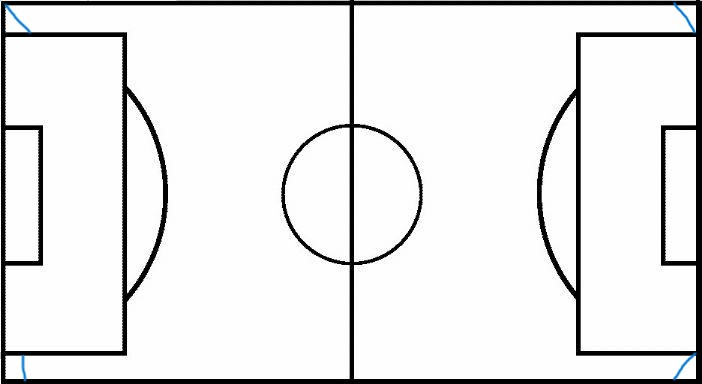
#> input picture images/0.jpg, 702 x 384 px
$ jupyter execute --allow-errors New.ipynb
#> lines starting #> are read from the running program, lines starting #| are printed output that depends on the picture; after the words box and inside, x2 and y2 are one past the last pixel; in counts of white or black regions, pixels touching at a corner belong together; long printed decimals are rounded
### utils.py
import math
import numpy as np
import cv2 as cv
from sklearn.cluster import KMeans


# [17 lines left out: function image_resizer, not called in this run]


"""
Takes 2 lines that represented by 2 points(a 2D list)
Returns the junction points if it exits, False otherwise
"""
def get_junction(line1, line2):
	xdiff = (line1[0][0] - line1[1][0], line2[0][0] - line2[1][0])
	ydiff = (line1[0][1] - line1[1][1], line2[0][1] - line2[1][1])

	def det(a, b):
		return a[0] * b[1] - a[1] * b[0]

	div = det(xdiff, ydiff)
	if div == 0:
	   return False, False

	d = (det(*line1), det(*line2))
	x = det(d, xdiff) / div
	y = det(d, ydiff) / div
	return int(x), int(y)

"""
	Adds line to the destination frame
	Returns cartesian coordinates of the 2 points that belong to that line
"""
def add_line(lines, i, destination):
	rho = lines[i][0][0]
	theta = lines[i][0][1]
	a = math.cos(theta)
	b = math.sin(theta)
	x0 = a * rho
	y0 = b * rho
	pt1 = (int(x0 + 1000*(-b)), int(y0 + 1000*(a)))
	pt2 = (int(x0 - 1000*(-b)), int(y0 - 1000*(a)))
	cv.line(destination, pt1, pt2, (0,0,255), 1, cv.LINE_AA)
	return pt1, pt2
"""
Paints a rectangle of 4x4 pixel size on the frame with the center given
as x and y.
"""
def mark_point(x, y, frame, rbg=(0,255,0)):
		p1 = (int(x-2),int(y-2))
		p2 = (int(x+2),int(y+2))
		cv.rectangle(frame, p1, p2, rbg, 3, cv.LINE_AA)

"""
Marks all points using mark_point() function
"""
def mark_all(points, frame, rbg=(0,255,0)):
	for p in points:
		mark_point(p[0], p[1], frame,rbg)

"""
Given a list of lines that are represent by 2 2D points
returns all junction points by using get_junction() for each
pair of points
"""
def junctions(lines):
	intersections = []
	for i in range(0,len(lines)-1):
		for j in range(i+1, len(lines)):
			x, y = get_junction(lines[i], lines[j])
			if(x and y):
				intersections.append([x,y])
	return intersections

"""
Applies K-Means on the given list of 2D points. Returns n number of
cluster centers.
"""
def kmeans_centers(points, n):
	if len(points) < n:
		return None
	else:
		arr = np.asarray(points)
		kmeans = KMeans(n_clusters=n, random_state=0).fit(arr)
		return kmeans.cluster_centers_

"""
Weeds out the points that are out of the camera resolution.
"""
def get_noninf(points):
	noninfs = []
	for p in points:
		# This is bad and should be more modular
		if not (p[0] > 638 or p[0] < 0 or p[1] > 478 or p[1] <0):
			noninfs.append(p)
	return noninfs

"""
Calculates the corners for the biggest rectangle in the model image
This should be generalized in decide_points() function but this will
do for now.

Or this could be called for near right angles, camera position exaclty
towards the middle of the field.

Returns top, bot : 2 arrays of size 2 thah each hold 2 points.
Top Left > Top Right : Bottom Left > Bottom Right
"""
def get_model_corners(points):
	top = []
	bot = []
	sum_x = 0
	sum_y = 0
	for p in points:
		sum_x += p[0]
		sum_y += p[1]

	avg_x = sum_x / len(points)
	avg_y = sum_y / len(points)

	for p in points:
		if p[1] > avg_y:	# Y gets bigger at bottom pixels
			bot.append([int(p[0]),int(p[1])])
		else:
			top.append([int(p[0]),int(p[1])])

	if(len(top) >= 5 and len(bot) >= 5):
		top.sort(key = lambda x: x[0])
		bot.sort(key = lambda x: x[0])

		top_corner = [top[0], top[-1]]
		bot_corner = [bot[0], bot[-1]]

		return top_corner, bot_corner
	else:
		return [], []

"""
Calculate the euclidean distance between p1 and p2
"""
def distance(p1, p2):
	xdiff = p1[0] - p2[0]
	ydiff = p1[1] - p2[1]
	return math.sqrt(xdiff**2 + ydiff**2)

"""
Return top, bot : like get_model_lines but for 1-89 and 91-179 degree angles
"""
def get_frame_corners(points):
	top = [[],[]]
	bot = [[],[]]

	if points != []:
		p_min_x = min(points, key = lambda x: x[0])
		p_max_x = max(points, key = lambda x: x[0])
		p_min_y = min(points, key = lambda x: x[1])
		p_max_y = max(points, key = lambda x: x[1])

		top[0] = p_min_x
		top[1] = p_min_y
		bot[0] = p_max_y
		bot[1] = p_max_x

		d_diag = distance(top[0],bot[1])
		d_edge = distance(top[0],top[1])

		if d_edge == 0:
			d_edge = -1
		c = d_diag/d_edge
		print("D/E: ", c)
		if(c > 2):
			top[0] = p_min_y
			top[1] = p_max_x
			bot[0] = p_min_x
			bot[1] = p_max_y

		print("Points on top:", top)
		print("Points on bot:", bot)
		return top, bot
	else:
		return [], []

### New.ipynb
[cell 1]
import cv2

from utils import *
import warnings
import numpy as np
from matplotlib import pyplot as plt

warnings.filterwarnings('ignore')

[cell 2]
# Canny
c_t1 = 50
c_t2 = c_t1 * 3

model_img = cv.imread('images/0.jpg')
#> model_img is the input picture: shape (384, 702, 3); mean B, G, R 232.2, 232.1, 232
model_gray = cv.cvtColor(model_img, cv.COLOR_BGR2GRAY)
model_canny = cv.Canny(model_gray, c_t1, c_t2)
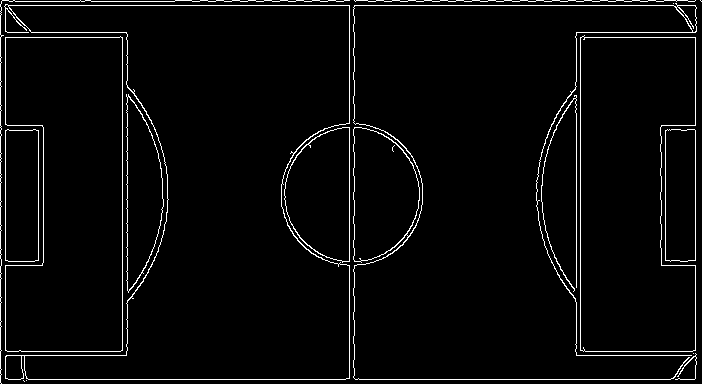
#> model_canny: shape (384, 702); 3.4% white in thin lines or dots
model_lines = cv.cvtColor(model_canny, cv.COLOR_GRAY2BGR)
#> model_lines: shape (384, 702, 3); 3.4% white in thin lines or dots
cv.imwrite("./new/cany-gray.jpg", model_lines)
#> Out = True

[cell 3]
h_theta = np.pi / 180
h_lines = None
h_srn = 0  # divisor for rho
h_stn = 0  # divisor for theta

# Canny
c_t1 = 50
c_t2 = c_t1 * 3

# Process model image=========================
model_img = cv.imread('images/0.jpg')
model_gray = cv.cvtColor(model_img, cv.COLOR_BGR2GRAY)
model_canny = cv.Canny(model_gray, c_t1, c_t2)
model_lines = cv.cvtColor(model_canny, cv.COLOR_GRAY2BGR)
source_lines = cv.HoughLines(model_canny, 1.1, h_theta, 247, h_lines, h_srn, h_stn)
#> source_lines = [[5.5, 1.57], [379.5, 1.57], [1.1, 1.57], [5.5, 0], [348.7, 0], [695.2, 0], [0, 0], [122.1, 0], [579.7, 0], [126.5, 0], [576.4, 0]]

linesP = cv.HoughLinesP(model_canny, 1, np.pi / 180, 50, None, 50, 10)
#> linesP = 26 rows, first 6: [0, 379, 694, 379], [0, 5, 695, 5], [695, 378, 695, 0], [192, 1, 343, 1], [349, 378, 349, 0], [576, 287, 576, 32]
cdstP = np.copy(cv.cvtColor(model_canny, cv.COLOR_GRAY2BGR))

if linesP is not None:
    for i in range(0, len(linesP)):
        l = linesP[i][0]
        cv.line(cdstP, (l[0], l[1]), (l[2], l[3]), (0,0,255), 3, cv.LINE_AA)
#> this loop made 26 passes
#> l on passes 1 to 12: [0, 379, 694, 379], [0, 5, 695, 5], [695, 378, 695, 0], [192, 1, 343, 1], [349, 378, 349, 0], [576, 287, 576, 32], [122, 355, 122, 32], [580, 355, 580, 32], [5, 378, 5, 0], [0, 32, 126, 32], [0, 382, 0, 4], [354, 378, 354, 0]
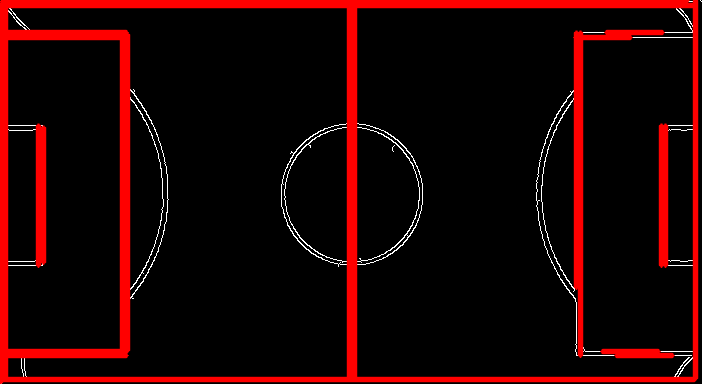
#> cdstP: shape (384, 702, 3); mean of channels 0, 1, 2 2.5, 2.5, 31.7; drawn as B, G, R

cv.imwrite("model_hough_lines(cdstP).png", cdstP)

cartesian_lines = []
if source_lines is not None:
    for i in range(0, len(source_lines)):
        pt1, pt2 = add_line(source_lines, i, model_lines)
        cartesian_lines.append([[pt1[0], pt1[1]], [pt2[0], pt2[1]]])
#> this loop made 11 passes
#> (rho in add_line, theta in add_line, a in add_line, b in add_line, x0 in add_line, y0 in add_line, pt1, pt2) on passes 1 to 9: (5.5, 1.57, -4.37e-08, 1, -2.4e-07, 5.5, (-1000, 5), (999, 5)), (379.5, 1.57, -4.37e-08, 1, -1.66e-05, 379.5, (-1000, 379), (999, 379)), (1.1, 1.57, -4.37e-08, 1, -4.81e-08, 1.1, (-1000, 1), (999, 1)), (5.5, 0, 1, 0, 5.5, 0, (5, 1000), (5, -1000)), (348.7, 0, 1, 0, 348.7, 0, (348, 1000), (348, -1000)), (695.2, 0, 1, 0, 695.2, 0, (695, 1000), (695, -1000)), (0, 0, 1, 0, 0, 0, (0, 1000), (0, -1000)), (122.1, 0, 1, 0, 122.1, 0, (122, 1000), (122, -1000)), (579.7, 0, 1, 0, 579.7, 0, (579, 1000), (579, -1000))
#> after the loop, cartesian_lines = 11 items

print("cartesian_lines:", cartesian_lines)
#> (printed output is left out)
all_intersections = junctions(cartesian_lines)
#> the loop in junctions, `for i in range(0,len(lines)-1):` made 10 passes
#> after the loop in junctions, `for i in range(0,len(lines)-1):`: intersections = [[5, 5], [348, 5], [695, 5], [122, 5], [579, 5], [126, 5], [576, 5], [5, 379], [348, 379], [695, 379], [122, 379], [579, 379], [126, 379], [576, 379], [5, 1], [348, 1], [695, 1], [122, 1], [579, 1], [126, 1], [576, 1]]
#> all_intersections has the same summary as intersections in junctions
print("all_intersections:", all_intersections)
#> (printed output is left out)
cluster_centers = kmeans_centers(all_intersections, 10)
#> in kmeans_centers, `arr = np.asarray(points)`: arr = 21 rows, first 8: [5, 5], [348, 5], [695, 5], [122, 5], [579, 5], [126, 5], [576, 5], [5, 379]
#> cluster_centers = [[577.5, 379], [348, 3], [124, 379], [124, 3], [577.5, 3], [695, 3], [348, 379], [5, 3], [5, 379], [695, 379]]

mark_all(cluster_centers, model_lines)
#> the loop in mark_all, `for p in points:` made 10 passes
#> (p, p1 in mark_point, p2 in mark_point) on passes 1 to 10: ([577.5, 379], (575, 377), (579, 381)), ([348, 3], (346, 1), (350, 5)), ([124, 379], (122, 377), (126, 381)), ([124, 3], (122, 1), (126, 5)), ([577.5, 3], (575, 1), (579, 5)), ([695, 3], (693, 1), (697, 5)), ([348, 379], (346, 377), (350, 381)), ([5, 3], (3, 1), (7, 5)), ([5, 379], (3, 377), (7, 381)), ([695, 379], (693, 377), (697, 381))
cv.imwrite("model_lines.png", model_lines)
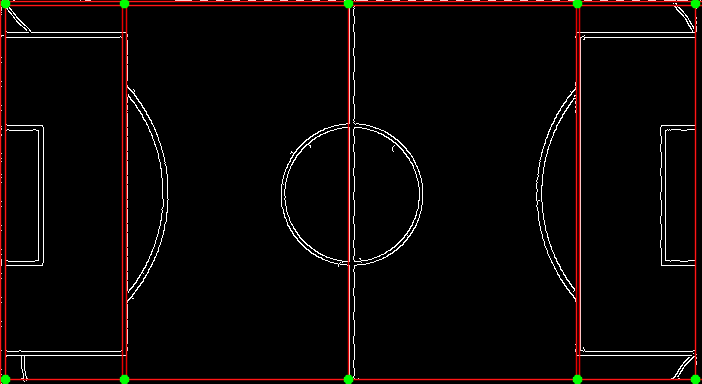
#> saved as model_lines.png: shape (384, 702, 3); mean B, G, R 5.4, 6.1, 11.6

# Calculate corners
m_top, m_bot = get_model_corners(cluster_centers)
#> the loop in get_model_corners, `for p in points:` made 10 passes
#> (p, sum_x, sum_y) on passes 2 to 10: ([348, 3], 925.5, 382), ([124, 379], 1049.5, 761), ([124, 3], 1173.5, 764), ([577.5, 3], 1751, 767), ([695, 3], 2446, 770), ([348, 379], 2794, 1149), ([5, 3], 2799, 1152), ([5, 379], 2804, 1531), ([695, 379], 3499, 1910)
#> after the loop in get_model_corners, `for p in points:`: sum_x = 3499; sum_y = 1910
#> in get_model_corners, `avg_x = sum_x / len(points)`: avg_x = 349.9
#> in get_model_corners, `avg_y = sum_y / len(points)`: avg_y = 191
#> the loop in get_model_corners, `for p in points:` made 10 passes
#> after the loop in get_model_corners, `for p in points:`: bot = [[577, 379], [124, 379], [348, 379], [5, 379], [695, 379]]; top = [[348, 3], [124, 3], [577, 3], [695, 3], [5, 3]]
#> in get_model_corners, `top_corner = [top[0], top[-1]]`: top_corner = [[5, 3], [695, 3]]
#> in get_model_corners, `bot_corner = [bot[0], bot[-1]]`: bot_corner = [[5, 379], [695, 379]]
#> m_top = [[5, 3], [695, 3]]; m_bot = [[5, 379], [695, 379]]
print("Cluster centers:", cluster_centers)
#| Cluster centers: [[577.5 379. ]
#|  [348.    3. ]
#|  [124.  379. ]
#|  [124.    3. ]
#|  [577.5   3. ]
#|  [695.    3. ]
#|  [348.  379. ]
#|  [  5.    3. ]
#|  [  5.  379. ]
#|  [695.  379. ]]
print("Points on top:", m_top)
#| Points on top: [[5, 3], [695, 3]]
print("Points on bot:", m_bot)
#| Points on bot: [[5, 379], [695, 379]]
model_joined_topbot = m_top + m_bot
#> model_joined_topbot = [[5, 3], [695, 3], [5, 379], [695, 379]]

[cell 4]
src = cv.imread("./images/33.jpg")
dst = cv.Canny(src, 50, 200, None, 3)
frame_lines = model_lines
lines = linesP
#> lines has the same summary as linesP

linesP = cv.HoughLines(dst, 1,  np.pi / 180, 50, None, 0, 0)
#> linesP = None

cartesian_lines = []
if lines is not None:
    for i in range(0, len(lines)):
        pt1, pt2 = add_line(lines, i, frame_lines)
        cartesian_lines.append([[pt1[0], pt1[1]], [pt2[0], pt2[1]]])
#> this loop made 26 passes
#> (rho in add_line, theta in add_line, a in add_line, b in add_line, x0 in add_line, y0 in add_line, pt1, pt2) on passes 1 to 10: (0, 379, -0.424, 0.906, 0, 0, (-905, -424), (905, 424)), (0, 5, 0.284, -0.959, 0, 0, (958, 283), (-958, -283)), (695, 378, 0.533, 0.846, 370.3, 588.1, (-475, 1120), (1216, 55)), (192, 1, 0.54, 0.841, 103.7, 161.6, (-737, 701), (945, -378)), (349, 378, 0.533, 0.846, 185.9, 295.3, (-660, 828), (1032, -237)), (576, 287, -0.44, -0.898, -253.5, -517.2, (644, -957), (-1151, -77)), (122, 355, -1, -3.01e-05, -122, -0.00368, (-121, -1000), (-122, 999)), (580, 355, -1, -3.01e-05, -580, -0.0175, (-579, -1000), (-580, 999)), (5, 378, 0.533, 0.846, 2.66, 4.23, (-843, 537), (848, -528)), (0, 32, 0.834, 0.551, 0, 0, (-551, 834), (551, -834))
#> after the loop, cartesian_lines = 26 items

junction_points = junctions(cartesian_lines)
#> the loop in junctions (call 2), `for i in range(0,len(lines)-1):` made 25 passes
cluster_centers = kmeans_centers(junction_points, 25)
mark_all(junction_points, frame_lines, rbg=(0, 0, 255))
#> the loop in mark_all (call 2), `for p in points:` made 301 passes
#> p on passes 1 to 3: [747, 350], [205, 96], [375, 176]
n_noninf = get_noninf(cluster_centers)
#> the loop in get_noninf, `for p in points:` made 25 passes
#> p on passes 1 to 12: [-5488.2, 3492.5], [800012, -1210908], [1190034, 1027211], [175, -1580210], [-1092081, 687804], [175, -592704], [1096831, -689969], [-381097, 244701], [175, -360820], [123982, -61423], [1411.8, -280], [-50680, 32739]
top, bot = get_frame_corners(n_noninf)
#| D/E:  -0.0
#| Points on top: [array([312.617,  90.957]), array([312.617,  90.957])]
#| Points on bot: [array([312.617,  90.957]), array([312.617,  90.957])]

mask = np.array([])
frame_joined_topbot = top + bot
mask, status = cv.findHomography(np.array(frame_joined_topbot), np.array(model_joined_topbot))
print("Mask:\n", mask)
#| Mask:
#|  None

height, width, channels = model_img.shape
#> (the rest of this cell did not finish here and is left out)

[cell 5]
frame_lines = model_lines
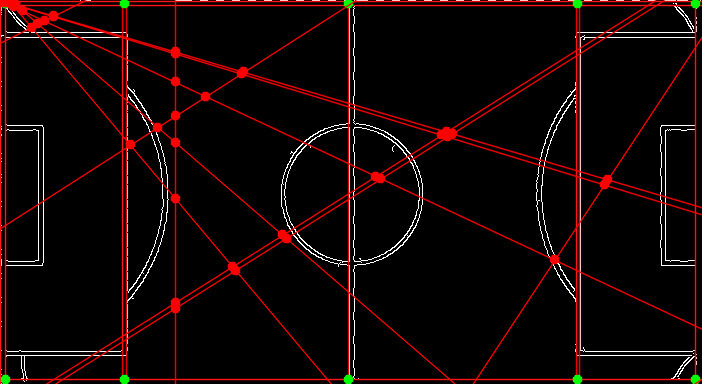
#> frame_lines: shape (384, 702, 3); 6.09% of pixels changed, all inside (x1, y1, x2, y2) = (0, 0, 702, 384)
lines = linesP

cartesian_lines = []
if lines is not None:
    for i in range(0, len(lines)):
        pt1, pt2 = add_line(lines, i, frame_lines)
        cartesian_lines.append([[pt1[0],pt1[1]], [pt2[0],pt2[1]]])

# print(cartesian_lines)
# Find all junctions and perform k-means and mark them
junction_points = junctions(cartesian_lines)
# print(junction_points)
cluster_centers = kmeans_centers(junction_points, 10)
mark_all(junction_points, frame_lines)

# for num in cluster_centers:
#     print(num)
